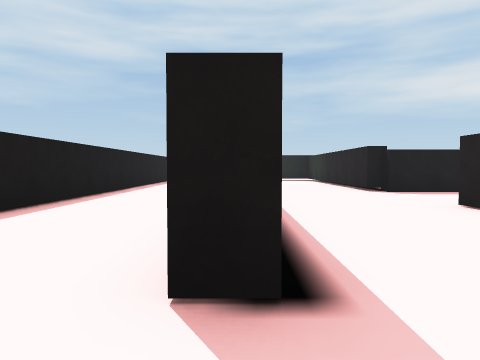
[1] (above)

18 first-person views from a walk through a Unity game level. The camera is 1.2 m above the floor, tilts 2° down and sees 70° across. The floor is counted in squares, 2 m on a side. Each view is taken from the middle of a square. On the plan, view 1 faces up. The plan holds only what a view shows up to about 10 squares ahead; the rest is blank. The player character is not drawn.

[2]
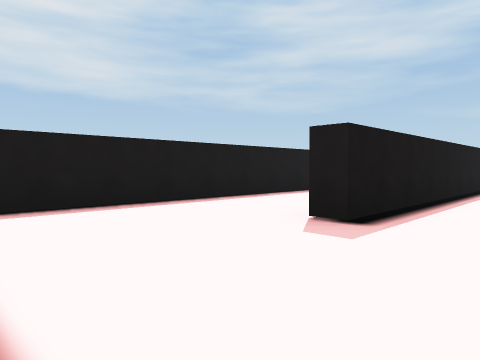

[3]
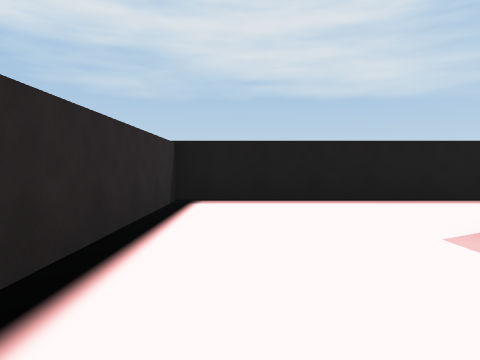

[4]
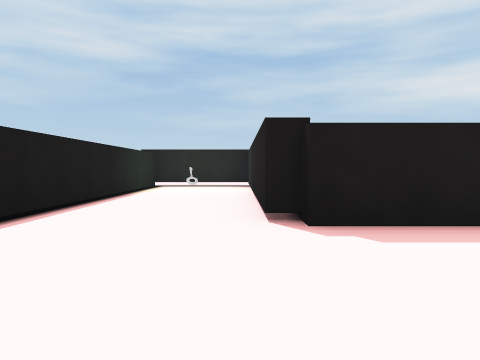

[5]
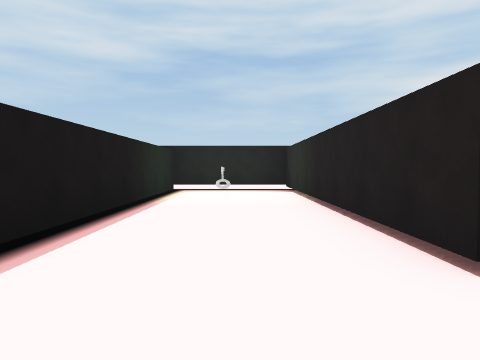

[6]
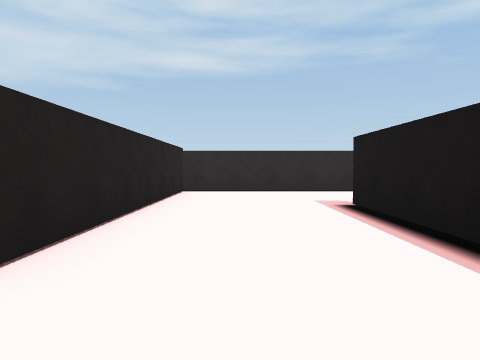

[7]
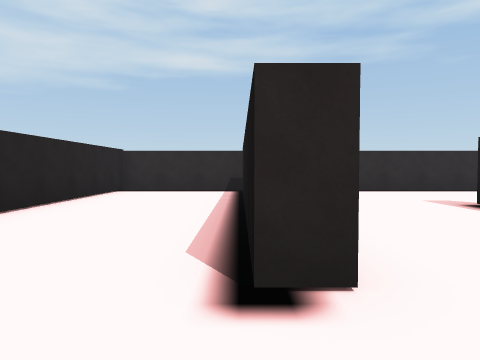

[8]
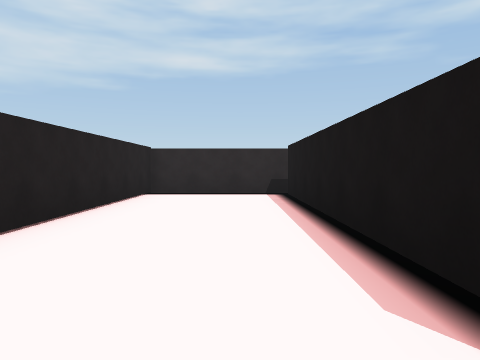

[9]
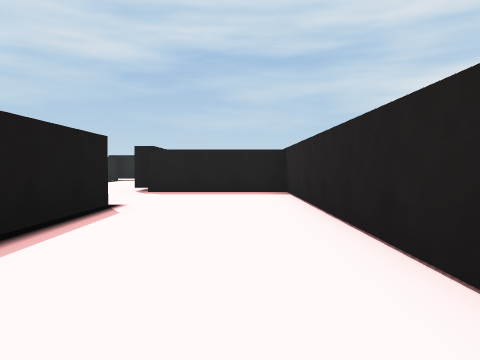

[10]
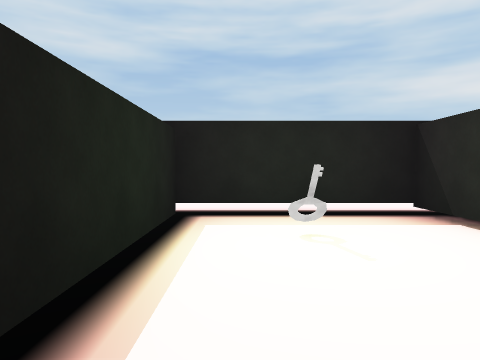

[11]
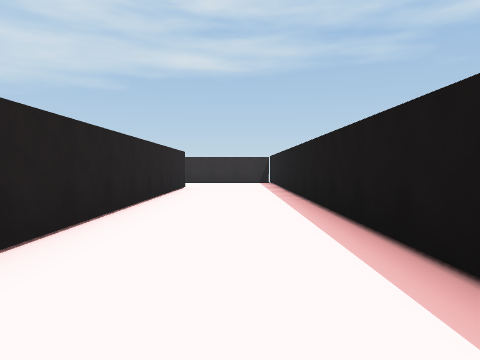

[12]
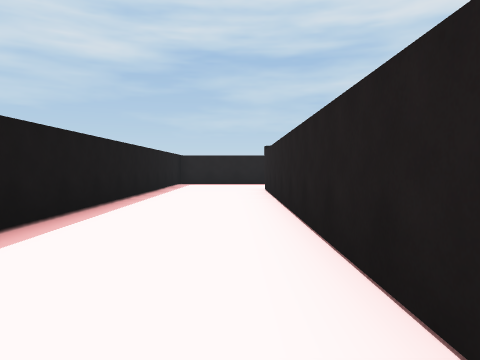

[13]
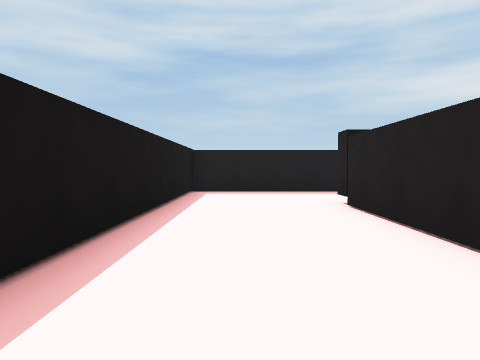

[14]
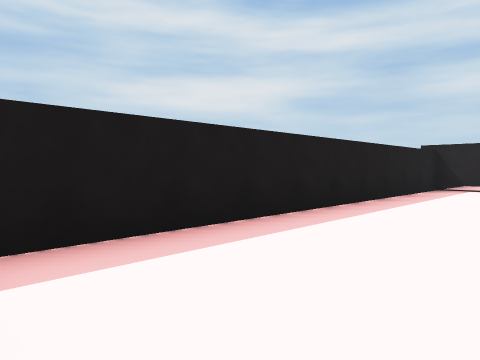

[15]
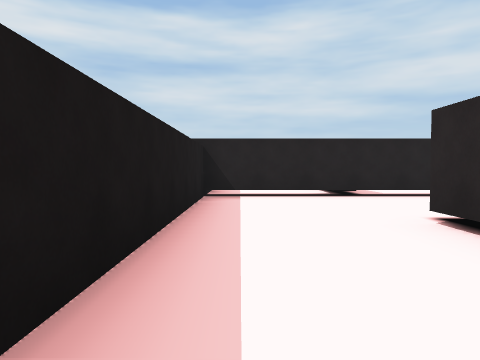

[16]
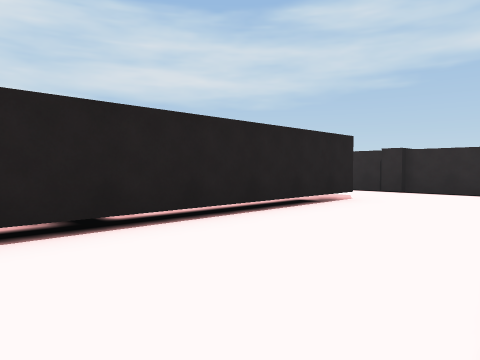

[17]
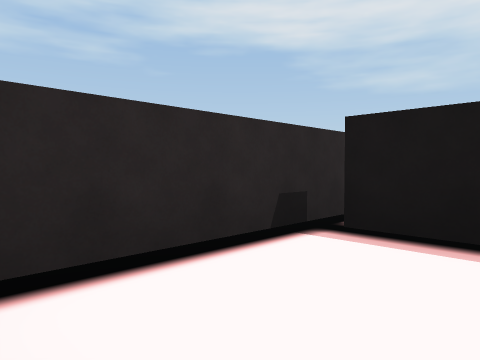

[18]
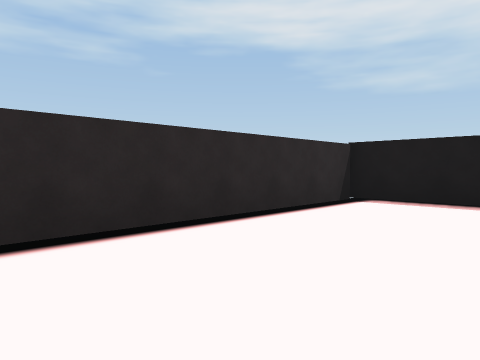

### Floor plan
Key: @ floor where view 1 was taken; # wall or solid block; . floor; K key; T thing the floor can be seen under or through.
Columns run from 4 left of view 1 to 9 right of it. Each row starts with its distance up from view 1.
 20 #############
 19 #...........#.
 18 #...........#.
 17 #...#TT#....#
 16 #...#..##...#.
 15 #...#.K.#...#.
 14 #...#...#...#.
 13 #...#...#...#
 12 #...#...#...#
 11 #...#...#....
 10 #...#...#....
  9 #...#...######
  8 #...#.......#
  7 #...#.......#
  6 #...#.......#
  5 #...#...#...#
  4 #...#...#...#
  3 #...#...#...#
  2 #...#...#...#
  1 #.......#...#
  0 #...@...#...#
 -1 #.......#...#
 -2 #...........#
 -3 #############

Where each view was taken, in squares from view 1:
view 1: 0 up, 0 right, facing up
view 2: 2 down, 2 right, facing up-left
view 3: 1 down, 3 right, facing left
view 4: 5 up, 3 right, facing up
view 5: 7 up, 2 right, facing up
view 6: 7 up, 2 right, facing down
view 7: 7 up, 4 right, facing down
view 8: 6 up, 5 right, facing down
view 9: 0 up, 6 right, facing up
view 10: 12 up, 1 right, facing up
view 11: 12 up, 2 left, facing down
view 12: 7 up, 1 left, facing up
view 13: 11 up, 2 left, facing up
view 14: 17 up, 3 left, facing up-right
view 15: 19 up, 0 right, facing right
view 16: 18 up, 4 right, facing down-right
view 17: 0 up, 7 right, facing down-left
view 18: 1 up, 3 right, facing down-left
